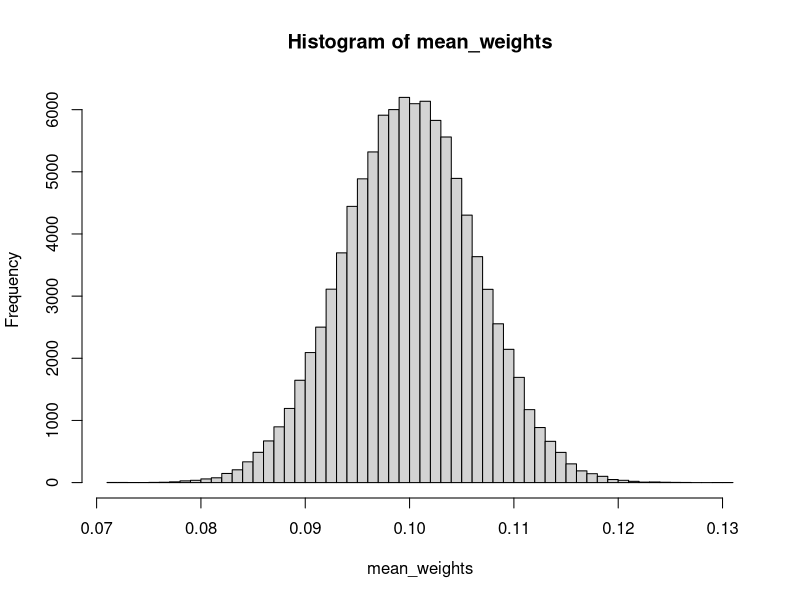

The R script that drew this image:
# Sampling distribution algorithm for the average weight of a beetle species

reps <- 100000 #higher gives closer to true sampling distribution
mean <- 0.1    #grams; we're guessing a value here
sd <- 0.02     #weights vary by about 20% of 1 g
n <- 10        #sample size; try varying this

mean_weights <- rep(NA, reps)
for ( i in 1:reps ) {
    # data generating process (our assumed truth)
    sample_weights <- rnorm(n, mean, sd)
    # sample statistic
    sample_mean <- mean(sample_weights)
    mean_weights[i] <- sample_mean
}
hist(mean_weights, breaks=50)


